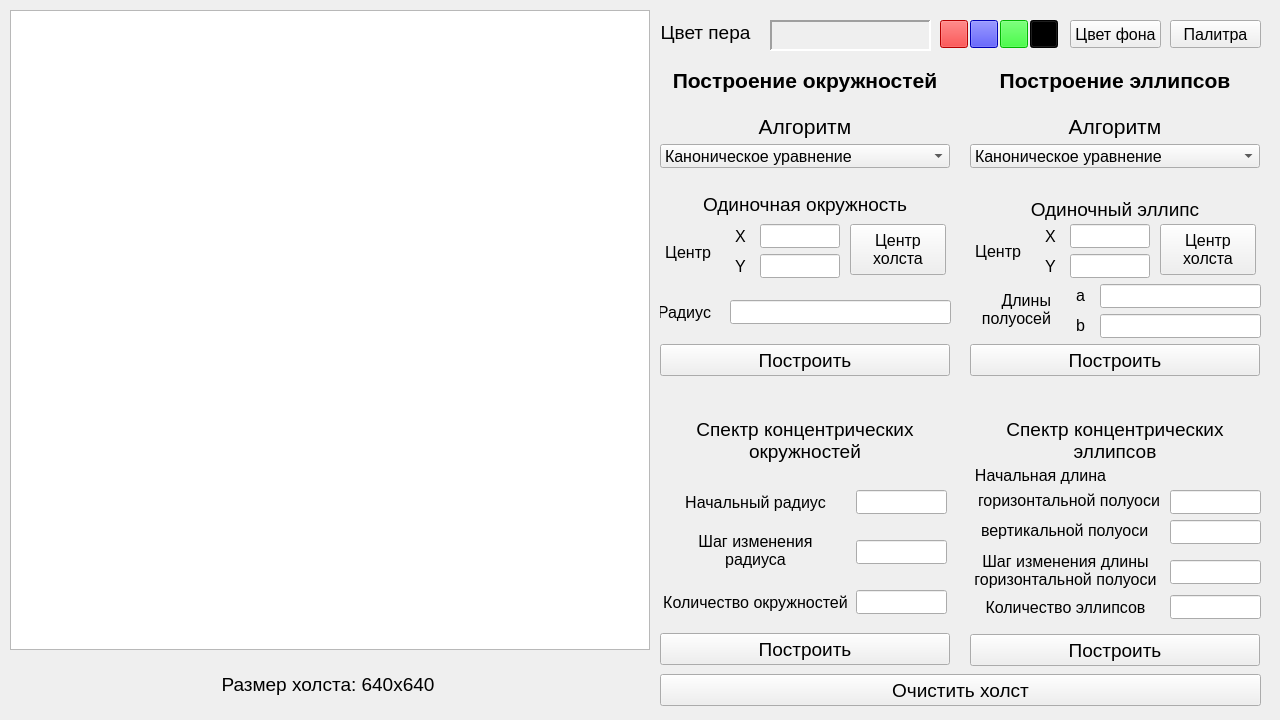
<?xml version="1.0" encoding="UTF-8"?>
<ui version="4.0">
 <class>MainWindow</class>
 <widget class="QMainWindow" name="MainWindow">
  <property name="geometry">
   <rect>
    <x>0</x>
    <y>0</y>
    <width>1280</width>
    <height>720</height>
   </rect>
  </property>
  <property name="windowTitle">
   <string>MainWindow</string>
  </property>
  <widget class="QWidget" name="centralWidget">
   <widget class="QLabel" name="label">
    <property name="geometry">
     <rect>
      <x>200</x>
      <y>672</y>
      <width>256</width>
      <height>24</height>
     </rect>
    </property>
    <property name="font">
     <font>
      <pointsize>14</pointsize>
     </font>
    </property>
    <property name="text">
     <string>Размер холста: 640x640</string>
    </property>
    <property name="alignment">
     <set>Qt::AlignCenter</set>
    </property>
   </widget>
   <widget class="QPushButton" name="clearButton">
    <property name="geometry">
     <rect>
      <x>660</x>
      <y>674</y>
      <width>601</width>
      <height>32</height>
     </rect>
    </property>
    <property name="font">
     <font>
      <pointsize>14</pointsize>
     </font>
    </property>
    <property name="text">
     <string>Очистить холст</string>
    </property>
   </widget>
   <widget class="QGraphicsView" name="gView">
    <property name="geometry">
     <rect>
      <x>10</x>
      <y>10</y>
      <width>640</width>
      <height>640</height>
     </rect>
    </property>
    <property name="verticalScrollBarPolicy">
     <enum>Qt::ScrollBarAlwaysOff</enum>
    </property>
    <property name="horizontalScrollBarPolicy">
     <enum>Qt::ScrollBarAlwaysOff</enum>
    </property>
    <property name="transformationAnchor">
     <enum>QGraphicsView::NoAnchor</enum>
    </property>
   </widget>
   <widget class="QLabel" name="label_2">
    <property name="geometry">
     <rect>
      <x>660</x>
      <y>114</y>
      <width>290</width>
      <height>24</height>
     </rect>
    </property>
    <property name="font">
     <font>
      <pointsize>16</pointsize>
     </font>
    </property>
    <property name="text">
     <string>Алгоритм</string>
    </property>
    <property name="alignment">
     <set>Qt::AlignCenter</set>
    </property>
   </widget>
   <widget class="QComboBox" name="circleAlgBox">
    <property name="geometry">
     <rect>
      <x>660</x>
      <y>144</y>
      <width>290</width>
      <height>24</height>
     </rect>
    </property>
    <property name="font">
     <font>
      <pointsize>12</pointsize>
     </font>
    </property>
    <property name="currentIndex">
     <number>0</number>
    </property>
    <item>
     <property name="text">
      <string>Каноническое уравнение</string>
     </property>
    </item>
    <item>
     <property name="text">
      <string>Параметрическое уравнение</string>
     </property>
    </item>
    <item>
     <property name="text">
      <string>Алгоритм Брезенхема</string>
     </property>
    </item>
    <item>
     <property name="text">
      <string>Алгоритм средней точки</string>
     </property>
    </item>
    <item>
     <property name="text">
      <string>Библиотечный</string>
     </property>
    </item>
   </widget>
   <widget class="QLabel" name="colLabel">
    <property name="geometry">
     <rect>
      <x>650</x>
      <y>20</y>
      <width>111</width>
      <height>24</height>
     </rect>
    </property>
    <property name="font">
     <font>
      <pointsize>14</pointsize>
     </font>
    </property>
    <property name="text">
     <string>Цвет пера</string>
    </property>
    <property name="alignment">
     <set>Qt::AlignCenter</set>
    </property>
   </widget>
   <widget class="QLabel" name="colorFrame">
    <property name="geometry">
     <rect>
      <x>770</x>
      <y>20</y>
      <width>161</width>
      <height>31</height>
     </rect>
    </property>
    <property name="frameShape">
     <enum>QFrame::Panel</enum>
    </property>
    <property name="frameShadow">
     <enum>QFrame::Sunken</enum>
    </property>
    <property name="lineWidth">
     <number>2</number>
    </property>
    <property name="text">
     <string/>
    </property>
    <property name="alignment">
     <set>Qt::AlignCenter</set>
    </property>
   </widget>
   <widget class="QPushButton" name="palletteBtn">
    <property name="geometry">
     <rect>
      <x>1170</x>
      <y>20</y>
      <width>91</width>
      <height>28</height>
     </rect>
    </property>
    <property name="font">
     <font>
      <pointsize>12</pointsize>
     </font>
    </property>
    <property name="text">
     <string>Палитра</string>
    </property>
   </widget>
   <widget class="QPushButton" name="bgcolBtn">
    <property name="geometry">
     <rect>
      <x>1070</x>
      <y>20</y>
      <width>91</width>
      <height>28</height>
     </rect>
    </property>
    <property name="font">
     <font>
      <pointsize>12</pointsize>
     </font>
    </property>
    <property name="text">
     <string>Цвет фона</string>
    </property>
   </widget>
   <widget class="QLabel" name="circleHeader">
    <property name="geometry">
     <rect>
      <x>660</x>
      <y>64</y>
      <width>290</width>
      <height>32</height>
     </rect>
    </property>
    <property name="font">
     <font>
      <pointsize>16</pointsize>
      <weight>75</weight>
      <bold>true</bold>
     </font>
    </property>
    <property name="text">
     <string>Построение окружностей</string>
    </property>
    <property name="alignment">
     <set>Qt::AlignCenter</set>
    </property>
   </widget>
   <widget class="QLabel" name="cLabel">
    <property name="geometry">
     <rect>
      <x>660</x>
      <y>227</y>
      <width>51</width>
      <height>51</height>
     </rect>
    </property>
    <property name="sizePolicy">
     <sizepolicy hsizetype="Preferred" vsizetype="Fixed">
      <horstretch>0</horstretch>
      <verstretch>0</verstretch>
     </sizepolicy>
    </property>
    <property name="font">
     <font>
      <pointsize>12</pointsize>
     </font>
    </property>
    <property name="text">
     <string>Центр</string>
    </property>
    <property name="alignment">
     <set>Qt::AlignRight|Qt::AlignTrailing|Qt::AlignVCenter</set>
    </property>
   </widget>
   <widget class="QLabel" name="xcLabel">
    <property name="geometry">
     <rect>
      <x>730</x>
      <y>224</y>
      <width>21</width>
      <height>24</height>
     </rect>
    </property>
    <property name="font">
     <font>
      <pointsize>12</pointsize>
     </font>
    </property>
    <property name="text">
     <string>X</string>
    </property>
    <property name="alignment">
     <set>Qt::AlignCenter</set>
    </property>
   </widget>
   <widget class="QLabel" name="ycLabel">
    <property name="geometry">
     <rect>
      <x>730</x>
      <y>254</y>
      <width>21</width>
      <height>24</height>
     </rect>
    </property>
    <property name="font">
     <font>
      <pointsize>12</pointsize>
     </font>
    </property>
    <property name="text">
     <string>Y</string>
    </property>
    <property name="alignment">
     <set>Qt::AlignCenter</set>
    </property>
   </widget>
   <widget class="QLineEdit" name="xcEdit">
    <property name="geometry">
     <rect>
      <x>760</x>
      <y>224</y>
      <width>80</width>
      <height>24</height>
     </rect>
    </property>
    <property name="font">
     <font>
      <pointsize>12</pointsize>
     </font>
    </property>
   </widget>
   <widget class="QLineEdit" name="ycEdit">
    <property name="geometry">
     <rect>
      <x>760</x>
      <y>254</y>
      <width>80</width>
      <height>24</height>
     </rect>
    </property>
    <property name="font">
     <font>
      <pointsize>12</pointsize>
     </font>
    </property>
   </widget>
   <widget class="QLabel" name="p2Label">
    <property name="geometry">
     <rect>
      <x>660</x>
      <y>300</y>
      <width>51</width>
      <height>24</height>
     </rect>
    </property>
    <property name="font">
     <font>
      <pointsize>12</pointsize>
     </font>
    </property>
    <property name="text">
     <string>Радиус</string>
    </property>
    <property name="alignment">
     <set>Qt::AlignRight|Qt::AlignTrailing|Qt::AlignVCenter</set>
    </property>
   </widget>
   <widget class="QLineEdit" name="radEdit">
    <property name="geometry">
     <rect>
      <x>730</x>
      <y>300</y>
      <width>221</width>
      <height>24</height>
     </rect>
    </property>
    <property name="font">
     <font>
      <pointsize>12</pointsize>
     </font>
    </property>
   </widget>
   <widget class="QPushButton" name="drawCircleBtn">
    <property name="geometry">
     <rect>
      <x>660</x>
      <y>344</y>
      <width>290</width>
      <height>32</height>
     </rect>
    </property>
    <property name="font">
     <font>
      <pointsize>14</pointsize>
     </font>
    </property>
    <property name="text">
     <string>Построить</string>
    </property>
   </widget>
   <widget class="QLabel" name="label_3">
    <property name="geometry">
     <rect>
      <x>660</x>
      <y>416</y>
      <width>290</width>
      <height>48</height>
     </rect>
    </property>
    <property name="font">
     <font>
      <pointsize>14</pointsize>
     </font>
    </property>
    <property name="text">
     <string>Спектр концентрических
окружностей</string>
    </property>
    <property name="alignment">
     <set>Qt::AlignCenter</set>
    </property>
   </widget>
   <widget class="QLabel" name="label_4">
    <property name="geometry">
     <rect>
      <x>680</x>
      <y>490</y>
      <width>151</width>
      <height>24</height>
     </rect>
    </property>
    <property name="font">
     <font>
      <pointsize>12</pointsize>
     </font>
    </property>
    <property name="text">
     <string>Начальный радиус</string>
    </property>
    <property name="alignment">
     <set>Qt::AlignCenter</set>
    </property>
   </widget>
   <widget class="QLineEdit" name="rstartEdit">
    <property name="geometry">
     <rect>
      <x>856</x>
      <y>490</y>
      <width>91</width>
      <height>24</height>
     </rect>
    </property>
    <property name="font">
     <font>
      <pointsize>12</pointsize>
     </font>
    </property>
   </widget>
   <widget class="QLabel" name="label_5">
    <property name="geometry">
     <rect>
      <x>680</x>
      <y>526</y>
      <width>151</width>
      <height>48</height>
     </rect>
    </property>
    <property name="font">
     <font>
      <pointsize>12</pointsize>
     </font>
    </property>
    <property name="text">
     <string>Шаг изменения
радиуса</string>
    </property>
    <property name="alignment">
     <set>Qt::AlignCenter</set>
    </property>
   </widget>
   <widget class="QPushButton" name="drawConBtn">
    <property name="geometry">
     <rect>
      <x>660</x>
      <y>633</y>
      <width>290</width>
      <height>32</height>
     </rect>
    </property>
    <property name="font">
     <font>
      <pointsize>14</pointsize>
     </font>
    </property>
    <property name="text">
     <string>Построить</string>
    </property>
   </widget>
   <widget class="QPushButton" name="redBtn">
    <property name="geometry">
     <rect>
      <x>940</x>
      <y>20</y>
      <width>28</width>
      <height>28</height>
     </rect>
    </property>
    <property name="font">
     <font>
      <pointsize>12</pointsize>
     </font>
    </property>
    <property name="styleSheet">
     <string notr="true">background-color: rgb(255, 0, 0);
selection-background-color: rgb(255, 0, 0);</string>
    </property>
    <property name="text">
     <string/>
    </property>
   </widget>
   <widget class="QPushButton" name="blueBtn">
    <property name="geometry">
     <rect>
      <x>970</x>
      <y>20</y>
      <width>28</width>
      <height>28</height>
     </rect>
    </property>
    <property name="font">
     <font>
      <pointsize>12</pointsize>
     </font>
    </property>
    <property name="styleSheet">
     <string notr="true">background-color: rgb(0, 0, 255);
selection-background-color: rgb(0, 0, 255);</string>
    </property>
    <property name="text">
     <string/>
    </property>
   </widget>
   <widget class="QPushButton" name="greenBtn">
    <property name="geometry">
     <rect>
      <x>1000</x>
      <y>20</y>
      <width>28</width>
      <height>28</height>
     </rect>
    </property>
    <property name="font">
     <font>
      <pointsize>12</pointsize>
     </font>
    </property>
    <property name="styleSheet">
     <string notr="true">background-color: rgb(0, 255, 0);
selection-background-color: rgb(0, 255, 0);</string>
    </property>
    <property name="text">
     <string/>
    </property>
   </widget>
   <widget class="QPushButton" name="blackBtn">
    <property name="geometry">
     <rect>
      <x>1030</x>
      <y>20</y>
      <width>28</width>
      <height>28</height>
     </rect>
    </property>
    <property name="font">
     <font>
      <pointsize>12</pointsize>
     </font>
    </property>
    <property name="styleSheet">
     <string notr="true">background-color: rgb(0, 0, 0);
selection-background-color: rgb(0, 0, 0);</string>
    </property>
    <property name="text">
     <string/>
    </property>
   </widget>
   <widget class="QPushButton" name="centerBtn">
    <property name="geometry">
     <rect>
      <x>850</x>
      <y>224</y>
      <width>96</width>
      <height>51</height>
     </rect>
    </property>
    <property name="font">
     <font>
      <pointsize>12</pointsize>
     </font>
    </property>
    <property name="text">
     <string>Центр
холста</string>
    </property>
   </widget>
   <widget class="QLineEdit" name="rstepEdit">
    <property name="geometry">
     <rect>
      <x>856</x>
      <y>540</y>
      <width>91</width>
      <height>24</height>
     </rect>
    </property>
    <property name="font">
     <font>
      <pointsize>12</pointsize>
     </font>
    </property>
   </widget>
   <widget class="QLineEdit" name="nEdit">
    <property name="geometry">
     <rect>
      <x>856</x>
      <y>590</y>
      <width>91</width>
      <height>24</height>
     </rect>
    </property>
    <property name="font">
     <font>
      <pointsize>12</pointsize>
     </font>
    </property>
    <property name="text">
     <string/>
    </property>
   </widget>
   <widget class="QLabel" name="label_6">
    <property name="geometry">
     <rect>
      <x>660</x>
      <y>578</y>
      <width>191</width>
      <height>48</height>
     </rect>
    </property>
    <property name="font">
     <font>
      <pointsize>12</pointsize>
     </font>
    </property>
    <property name="text">
     <string>Количество окружностей</string>
    </property>
    <property name="alignment">
     <set>Qt::AlignCenter</set>
    </property>
   </widget>
   <widget class="QLabel" name="label_7">
    <property name="geometry">
     <rect>
      <x>660</x>
      <y>194</y>
      <width>290</width>
      <height>21</height>
     </rect>
    </property>
    <property name="font">
     <font>
      <pointsize>14</pointsize>
     </font>
    </property>
    <property name="text">
     <string>Одиночная окружность</string>
    </property>
    <property name="alignment">
     <set>Qt::AlignCenter</set>
    </property>
   </widget>
   <widget class="QLabel" name="xcLabel_2">
    <property name="geometry">
     <rect>
      <x>1040</x>
      <y>224</y>
      <width>21</width>
      <height>24</height>
     </rect>
    </property>
    <property name="font">
     <font>
      <pointsize>12</pointsize>
     </font>
    </property>
    <property name="text">
     <string>X</string>
    </property>
    <property name="alignment">
     <set>Qt::AlignCenter</set>
    </property>
   </widget>
   <widget class="QComboBox" name="ellipseAlgBox">
    <property name="geometry">
     <rect>
      <x>970</x>
      <y>144</y>
      <width>290</width>
      <height>24</height>
     </rect>
    </property>
    <property name="font">
     <font>
      <pointsize>12</pointsize>
     </font>
    </property>
    <property name="currentIndex">
     <number>0</number>
    </property>
    <item>
     <property name="text">
      <string>Каноническое уравнение</string>
     </property>
    </item>
    <item>
     <property name="text">
      <string>Параметрическое уравнение</string>
     </property>
    </item>
    <item>
     <property name="text">
      <string>Алгоритм Брезенхема</string>
     </property>
    </item>
    <item>
     <property name="text">
      <string>Алгоритм средней точки</string>
     </property>
    </item>
    <item>
     <property name="text">
      <string>Библиотечный</string>
     </property>
    </item>
   </widget>
   <widget class="QLineEdit" name="yceEdit">
    <property name="geometry">
     <rect>
      <x>1070</x>
      <y>254</y>
      <width>80</width>
      <height>24</height>
     </rect>
    </property>
    <property name="font">
     <font>
      <pointsize>12</pointsize>
     </font>
    </property>
   </widget>
   <widget class="QLabel" name="label_8">
    <property name="geometry">
     <rect>
      <x>970</x>
      <y>416</y>
      <width>290</width>
      <height>48</height>
     </rect>
    </property>
    <property name="font">
     <font>
      <pointsize>14</pointsize>
     </font>
    </property>
    <property name="text">
     <string>Спектр концентрических
эллипсов</string>
    </property>
    <property name="alignment">
     <set>Qt::AlignCenter</set>
    </property>
   </widget>
   <widget class="QPushButton" name="centereBtn">
    <property name="geometry">
     <rect>
      <x>1160</x>
      <y>224</y>
      <width>96</width>
      <height>51</height>
     </rect>
    </property>
    <property name="font">
     <font>
      <pointsize>12</pointsize>
     </font>
    </property>
    <property name="text">
     <string>Центр
холста</string>
    </property>
   </widget>
   <widget class="QPushButton" name="drawConeEdit">
    <property name="geometry">
     <rect>
      <x>970</x>
      <y>634</y>
      <width>290</width>
      <height>32</height>
     </rect>
    </property>
    <property name="font">
     <font>
      <pointsize>14</pointsize>
     </font>
    </property>
    <property name="text">
     <string>Построить</string>
    </property>
   </widget>
   <widget class="QPushButton" name="drawEllipseBtn">
    <property name="geometry">
     <rect>
      <x>970</x>
      <y>344</y>
      <width>290</width>
      <height>32</height>
     </rect>
    </property>
    <property name="font">
     <font>
      <pointsize>14</pointsize>
     </font>
    </property>
    <property name="text">
     <string>Построить</string>
    </property>
   </widget>
   <widget class="QLabel" name="label_9">
    <property name="geometry">
     <rect>
      <x>975</x>
      <y>583</y>
      <width>181</width>
      <height>48</height>
     </rect>
    </property>
    <property name="font">
     <font>
      <pointsize>12</pointsize>
     </font>
    </property>
    <property name="text">
     <string>Количество эллипсов</string>
    </property>
    <property name="alignment">
     <set>Qt::AlignCenter</set>
    </property>
   </widget>
   <widget class="QLabel" name="circleHeader_2">
    <property name="geometry">
     <rect>
      <x>970</x>
      <y>64</y>
      <width>290</width>
      <height>32</height>
     </rect>
    </property>
    <property name="font">
     <font>
      <pointsize>16</pointsize>
      <weight>75</weight>
      <bold>true</bold>
     </font>
    </property>
    <property name="text">
     <string>Построение эллипсов</string>
    </property>
    <property name="alignment">
     <set>Qt::AlignCenter</set>
    </property>
   </widget>
   <widget class="QLabel" name="label_10">
    <property name="geometry">
     <rect>
      <x>970</x>
      <y>460</y>
      <width>141</width>
      <height>31</height>
     </rect>
    </property>
    <property name="font">
     <font>
      <pointsize>12</pointsize>
     </font>
    </property>
    <property name="text">
     <string>Начальная длина</string>
    </property>
    <property name="alignment">
     <set>Qt::AlignCenter</set>
    </property>
   </widget>
   <widget class="QLineEdit" name="aEdit">
    <property name="geometry">
     <rect>
      <x>1100</x>
      <y>284</y>
      <width>161</width>
      <height>24</height>
     </rect>
    </property>
    <property name="font">
     <font>
      <pointsize>12</pointsize>
     </font>
    </property>
   </widget>
   <widget class="QLineEdit" name="neEdit">
    <property name="geometry">
     <rect>
      <x>1170</x>
      <y>595</y>
      <width>91</width>
      <height>24</height>
     </rect>
    </property>
    <property name="font">
     <font>
      <pointsize>12</pointsize>
     </font>
    </property>
    <property name="text">
     <string/>
    </property>
   </widget>
   <widget class="QLineEdit" name="xceEdit">
    <property name="geometry">
     <rect>
      <x>1070</x>
      <y>224</y>
      <width>80</width>
      <height>24</height>
     </rect>
    </property>
    <property name="font">
     <font>
      <pointsize>12</pointsize>
     </font>
    </property>
   </widget>
   <widget class="QLabel" name="ycLabel_2">
    <property name="geometry">
     <rect>
      <x>1040</x>
      <y>254</y>
      <width>21</width>
      <height>24</height>
     </rect>
    </property>
    <property name="font">
     <font>
      <pointsize>12</pointsize>
     </font>
    </property>
    <property name="text">
     <string>Y</string>
    </property>
    <property name="alignment">
     <set>Qt::AlignCenter</set>
    </property>
   </widget>
   <widget class="QLabel" name="cLabel_2">
    <property name="geometry">
     <rect>
      <x>970</x>
      <y>231</y>
      <width>51</width>
      <height>41</height>
     </rect>
    </property>
    <property name="sizePolicy">
     <sizepolicy hsizetype="Preferred" vsizetype="Fixed">
      <horstretch>0</horstretch>
      <verstretch>0</verstretch>
     </sizepolicy>
    </property>
    <property name="font">
     <font>
      <pointsize>12</pointsize>
     </font>
    </property>
    <property name="text">
     <string>Центр</string>
    </property>
    <property name="alignment">
     <set>Qt::AlignRight|Qt::AlignTrailing|Qt::AlignVCenter</set>
    </property>
   </widget>
   <widget class="QLabel" name="p2Label_2">
    <property name="geometry">
     <rect>
      <x>970</x>
      <y>284</y>
      <width>81</width>
      <height>51</height>
     </rect>
    </property>
    <property name="font">
     <font>
      <pointsize>12</pointsize>
     </font>
    </property>
    <property name="text">
     <string>Длины
полуосей</string>
    </property>
    <property name="alignment">
     <set>Qt::AlignRight|Qt::AlignTrailing|Qt::AlignVCenter</set>
    </property>
   </widget>
   <widget class="QLabel" name="label_11">
    <property name="geometry">
     <rect>
      <x>970</x>
      <y>194</y>
      <width>290</width>
      <height>31</height>
     </rect>
    </property>
    <property name="font">
     <font>
      <pointsize>14</pointsize>
     </font>
    </property>
    <property name="text">
     <string>Одиночный эллипс</string>
    </property>
    <property name="alignment">
     <set>Qt::AlignCenter</set>
    </property>
   </widget>
   <widget class="QLabel" name="label_12">
    <property name="geometry">
     <rect>
      <x>970</x>
      <y>546</y>
      <width>191</width>
      <height>48</height>
     </rect>
    </property>
    <property name="font">
     <font>
      <pointsize>12</pointsize>
     </font>
    </property>
    <property name="text">
     <string>Шаг изменения длины
горизонтальной полуоси</string>
    </property>
    <property name="alignment">
     <set>Qt::AlignCenter</set>
    </property>
   </widget>
   <widget class="QLabel" name="label_13">
    <property name="geometry">
     <rect>
      <x>970</x>
      <y>114</y>
      <width>290</width>
      <height>24</height>
     </rect>
    </property>
    <property name="font">
     <font>
      <pointsize>16</pointsize>
     </font>
    </property>
    <property name="text">
     <string>Алгоритм</string>
    </property>
    <property name="alignment">
     <set>Qt::AlignCenter</set>
    </property>
   </widget>
   <widget class="QLabel" name="xcLabel_3">
    <property name="geometry">
     <rect>
      <x>1070</x>
      <y>283</y>
      <width>21</width>
      <height>24</height>
     </rect>
    </property>
    <property name="font">
     <font>
      <pointsize>12</pointsize>
     </font>
    </property>
    <property name="text">
     <string>a</string>
    </property>
    <property name="alignment">
     <set>Qt::AlignCenter</set>
    </property>
   </widget>
   <widget class="QLabel" name="xcLabel_4">
    <property name="geometry">
     <rect>
      <x>1070</x>
      <y>313</y>
      <width>21</width>
      <height>24</height>
     </rect>
    </property>
    <property name="font">
     <font>
      <pointsize>12</pointsize>
     </font>
    </property>
    <property name="text">
     <string>b</string>
    </property>
    <property name="alignment">
     <set>Qt::AlignCenter</set>
    </property>
   </widget>
   <widget class="QLineEdit" name="bEdit">
    <property name="geometry">
     <rect>
      <x>1100</x>
      <y>314</y>
      <width>161</width>
      <height>24</height>
     </rect>
    </property>
    <property name="font">
     <font>
      <pointsize>12</pointsize>
     </font>
    </property>
   </widget>
   <widget class="QLineEdit" name="astartEdit">
    <property name="geometry">
     <rect>
      <x>1170</x>
      <y>490</y>
      <width>91</width>
      <height>24</height>
     </rect>
    </property>
    <property name="font">
     <font>
      <pointsize>12</pointsize>
     </font>
    </property>
   </widget>
   <widget class="QLineEdit" name="astepEdit">
    <property name="geometry">
     <rect>
      <x>1170</x>
      <y>560</y>
      <width>91</width>
      <height>24</height>
     </rect>
    </property>
    <property name="font">
     <font>
      <pointsize>12</pointsize>
     </font>
    </property>
   </widget>
   <widget class="QLineEdit" name="bstartEdit">
    <property name="geometry">
     <rect>
      <x>1170</x>
      <y>520</y>
      <width>91</width>
      <height>24</height>
     </rect>
    </property>
    <property name="font">
     <font>
      <pointsize>12</pointsize>
     </font>
    </property>
   </widget>
   <widget class="QLabel" name="label_14">
    <property name="geometry">
     <rect>
      <x>978</x>
      <y>480</y>
      <width>191</width>
      <height>41</height>
     </rect>
    </property>
    <property name="font">
     <font>
      <pointsize>12</pointsize>
     </font>
    </property>
    <property name="text">
     <string>горизонтальной полуоси</string>
    </property>
    <property name="alignment">
     <set>Qt::AlignLeading|Qt::AlignLeft|Qt::AlignVCenter</set>
    </property>
   </widget>
   <widget class="QLabel" name="label_15">
    <property name="geometry">
     <rect>
      <x>981</x>
      <y>510</y>
      <width>181</width>
      <height>41</height>
     </rect>
    </property>
    <property name="font">
     <font>
      <pointsize>12</pointsize>
     </font>
    </property>
    <property name="text">
     <string>вертикальной полуоси</string>
    </property>
    <property name="alignment">
     <set>Qt::AlignLeading|Qt::AlignLeft|Qt::AlignVCenter</set>
    </property>
   </widget>
   <zorder>gView</zorder>
   <zorder>label</zorder>
   <zorder>clearButton</zorder>
   <zorder>label_2</zorder>
   <zorder>circleAlgBox</zorder>
   <zorder>colLabel</zorder>
   <zorder>colorFrame</zorder>
   <zorder>palletteBtn</zorder>
   <zorder>bgcolBtn</zorder>
   <zorder>circleHeader</zorder>
   <zorder>cLabel</zorder>
   <zorder>xcLabel</zorder>
   <zorder>ycLabel</zorder>
   <zorder>xcEdit</zorder>
   <zorder>ycEdit</zorder>
   <zorder>p2Label</zorder>
   <zorder>radEdit</zorder>
   <zorder>drawCircleBtn</zorder>
   <zorder>label_3</zorder>
   <zorder>label_4</zorder>
   <zorder>rstartEdit</zorder>
   <zorder>label_5</zorder>
   <zorder>drawConBtn</zorder>
   <zorder>redBtn</zorder>
   <zorder>blueBtn</zorder>
   <zorder>greenBtn</zorder>
   <zorder>blackBtn</zorder>
   <zorder>centerBtn</zorder>
   <zorder>rstepEdit</zorder>
   <zorder>nEdit</zorder>
   <zorder>label_6</zorder>
   <zorder>label_7</zorder>
   <zorder>xcLabel_2</zorder>
   <zorder>ellipseAlgBox</zorder>
   <zorder>yceEdit</zorder>
   <zorder>label_8</zorder>
   <zorder>centereBtn</zorder>
   <zorder>drawConeEdit</zorder>
   <zorder>drawEllipseBtn</zorder>
   <zorder>label_9</zorder>
   <zorder>circleHeader_2</zorder>
   <zorder>label_10</zorder>
   <zorder>aEdit</zorder>
   <zorder>neEdit</zorder>
   <zorder>xceEdit</zorder>
   <zorder>ycLabel_2</zorder>
   <zorder>cLabel_2</zorder>
   <zorder>p2Label_2</zorder>
   <zorder>label_11</zorder>
   <zorder>label_12</zorder>
   <zorder>label_13</zorder>
   <zorder>xcLabel_3</zorder>
   <zorder>xcLabel_4</zorder>
   <zorder>bEdit</zorder>
   <zorder>astartEdit</zorder>
   <zorder>astepEdit</zorder>
   <zorder>bstartEdit</zorder>
   <zorder>label_14</zorder>
   <zorder>label_15</zorder>
  </widget>
 </widget>
 <layoutdefault spacing="6" margin="11"/>
 <resources/>
 <connections/>
</ui>
